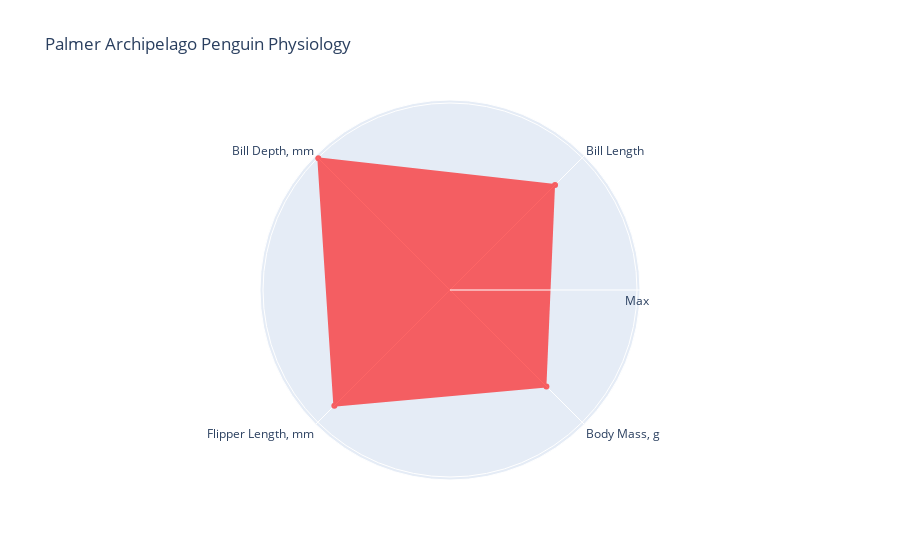

Here is the notebook cell this chart was saved with:
### Markdown cell above
That's better. Let's clean up our labels before continuing. Since we've rescaled our variables, we should relabel our radial axis ticks as well, since 0, 0.2, 0.4, 0.6, 0.8, 1 don't mean much. Let's also switch off the labels that pop up when you hover over each point on the radar plot, since they also don't mean much because of the normalisation.

### Code cell
fig = go.Figure(data=go.Scatterpolar(
                    r=ave_df_norm.loc["Adelie"].values, # Length of each arm
                    theta=ave_df_norm.columns, # Radar plot arms
                    fill='toself', # Fill shape defined by the endpoints of each arm
                    fillcolor = "red", # Fill colour
                    opacity=0.6,  # Opacity of fill
                    line=dict(color="red"))) # Set line colour

fig.update_layout(
    title="Palmer Archipelago Penguin Physiology", # Figure title
    hovermode=False, # Turn off hover labels (since they aren't very useful because of normalisation)
    polar = dict( # Create a dictionary of variables for layout.polar to read and update our figure with
                radialaxis = dict(tickvals = [0,1], # At radial axis ticks 0,1...
                        ticktext = ["", "Max"]),           # Label 0 at 0, and "Max" at 1
                 
    angularaxis = dict(rotation = 45, # Rotate our axis labels around radar plot by 45 degrees (to move away from radial axis)
            # Clean up the names of our variables
            tickvals=["bill_depth_mm", "bill_length_mm", "body_mass_g", "flipper_length_mm"],
            ticktext=["Bill Depth, mm", "Bill Length", "Body Mass, g", "Flipper Length, mm"]
            ) # End angularaxis dictionary
            ) # End polar dictionary
            ) # End update_layout function

fig.show()

### Figure 1 — Plotly figure (JSON) as saved in the notebook; plotly's stock layout.template omitted (floating-point values rounded to 4 significant figures)
{"data": [{"fill": "toself", "fillcolor": "red", "line": {"color": "red"}, "opacity": 0.6, "r": [0.7944, 0.996, 0.8746, 0.729], "theta": ["bill_length_mm", "bill_depth_mm", "flipper_length_mm", "body_mass_g"], "type": "scatterpolar"}], "layout": {"hovermode": false, "polar": {"angularaxis": {"rotation": 45, "ticktext": ["Bill Depth, mm", "Bill Length", "Body Mass, g", "Flipper Length, mm"], "tickvals": ["bill_depth_mm", "bill_length_mm", "body_mass_g", "flipper_length_mm"]}, "radialaxis": {"ticktext": ["", "Max"], "tickvals": [0, 1]}}, "title": {"text": "Palmer Archipelago Penguin Physiology"}}}
